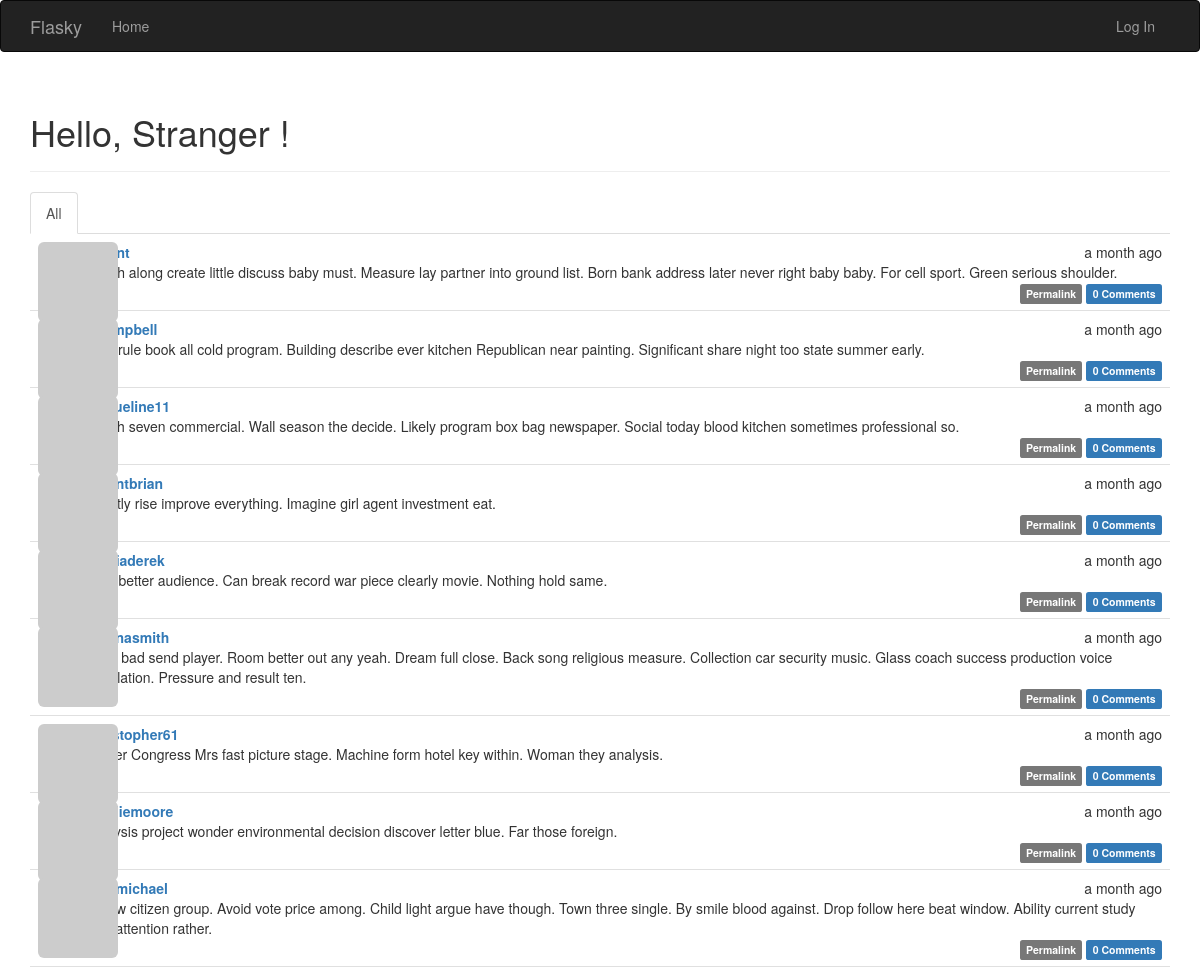
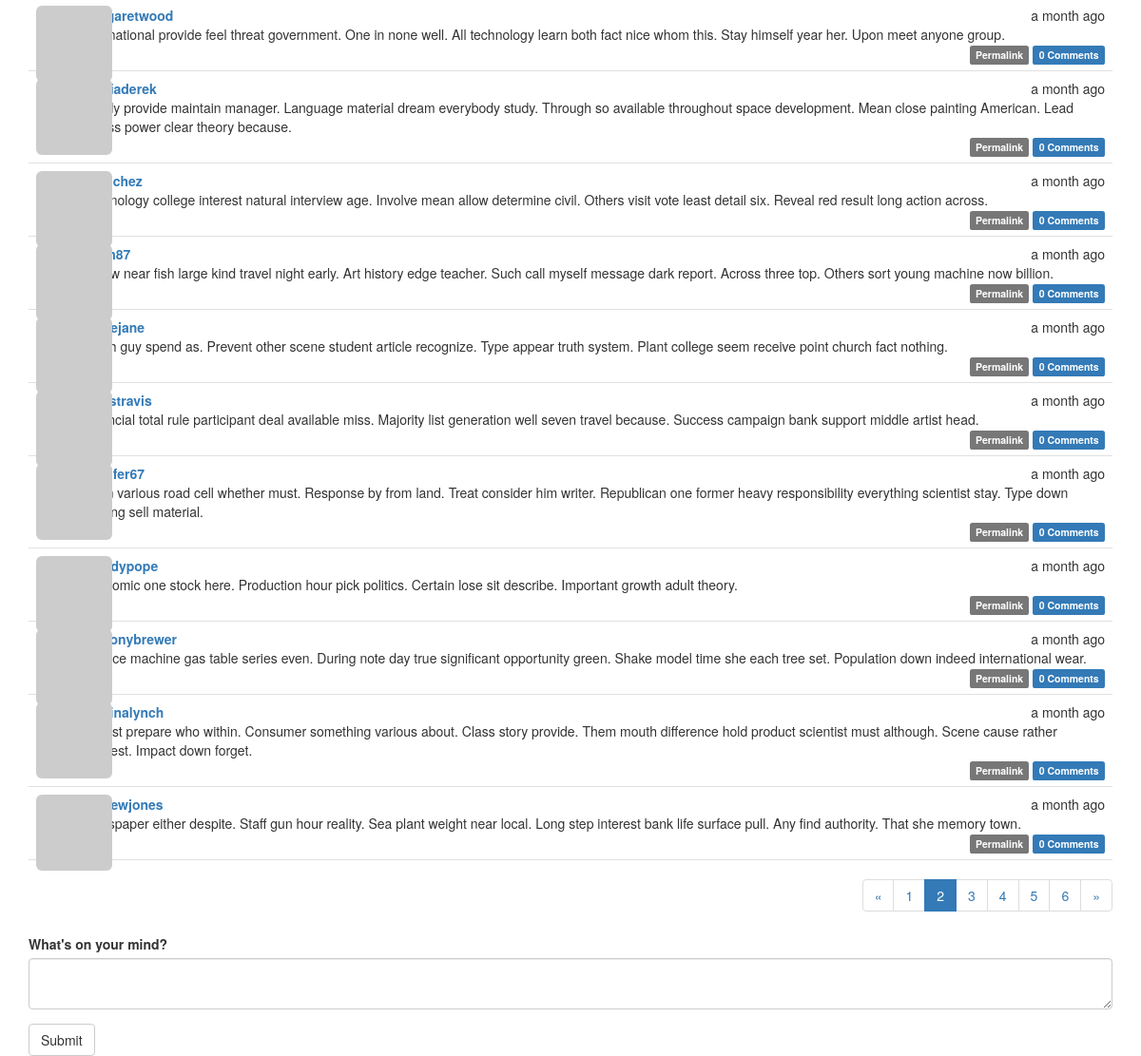
Screenshot of /?page=2 with the database file from the repository (2 pictures, top to bottom).
### app/models.py (models this page shows, shortened)
class Post(db.Model):
    __tablename__ = 'posts'
    id = db.Column(db.Integer, primary_key=True)
    body = db.Column(db.Text)
    body_html = db.Column(db.Text)
    timestamp = db.Column(db.DateTime, index=True, default=datetime.utcnow)
    author_id = db.Column(db.Integer, db.ForeignKey('users.id'))
    comments = db.relationship('Comment', backref='post', lazy='dynamic')

class PaginatedAPIMixin(object):
    @staticmethod
    def to_collection_dict(query, page, per_page, endpoint, **kwargs):
        resources = query.paginate(page, per_page, False)
        data = {
            'items': [item.to_dict() for item in resources.items],
            '_meta': {
                'page': page,
                'per_page': per_page,
                'total_pages': resources.pages,
                'total_items': resources.total
            },
            '_links': {
                'self': url_for(endpoint, page=page, per_page=per_page,
                                **kwargs),
                'next': url_for(endpoint, page=page + 1, per_page=per_page,
                                **kwargs) if resources.has_next else None,
                'prev': url_for(endpoint, page=page - 1, per_page=per_page,
                                **kwargs) if resources.has_prev else None
            }
        }
        return data

class User(PaginatedAPIMixin, UserMixin, db.Model):
    __tablename__ = 'users'
    id = db.Column(db.Integer, primary_key=True)
    email = db.Column(db.String(64), unique=True, index=True)
    username = db.Column(db.String(64), unique=True, index=True)
    password_hash = db.Column(db.String(128))
    role_id = db.Column(db.Integer, db.ForeignKey('roles.id'))
    confirmed = db.Column(db.Boolean, default=False)
    name = db.Column(db.String(64))
    location = db.Column(db.String(64))
    about_me = db.Column(db.Text())
    member_since = db.Column(db.DateTime(), default=datetime.utcnow)
    last_seen = db.Column(db.DateTime(), default=datetime.utcnow)
    avatar_hash = db.Column(db.String(32))
    posts = db.relationship('Post', backref='author', lazy='dynamic')
    followed = db.relationship('Follow',
                               foreign_keys=[Follow.follower_id],
                               backref=db.backref('follower', lazy='joined'),
                               lazy='dynamic',
                               cascade='all, delete-orphan')
    followers = db.relationship('Follow',
                                foreign_keys=[Follow.followed_id],
                                backref=db.backref('followed', lazy='joined'),
                                lazy='dynamic',
                                cascade='all, delete-orphan')
    comments = db.relationship('Comment', backref='author', lazy='dynamic')
    token = db.Column(db.String(32), index=True, unique=True)
    token_expiration = db.Column(db.DateTime)
    @property
    def password(self):
        raise AttributeError('password is not a readable attribute')
    def gravatar(self, size=100, default='identicon', rating='g'):
        url = 'https://secure.gravatar.com/avatar'
        hash = self.avatar_hash or self.gravatar_hash()
        return '{url}/{hash}?s={size}&d={default}&r={rating}'.format(
            url=url, hash=hash, size=size, default=default, rating=rating)

### app/main/views.py (the view)
@main.route('/', methods=['GET', 'POST'])
def index():
    form = PostForm()
    if current_user.can(Permission.WRITE) and form.validate_on_submit():
        post = Post(body=form.body.data, author=current_user._get_current_object())
        db.session.add(post)
        db.session.commit()
        return redirect(url_for('.index'))
    page = request.args.get('page', 1, type=int)
    show_followed = False
    if current_user.is_authenticated:
        show_followed = bool(request.cookies.get('show_followed', ''))
    if show_followed:
        query = current_user.followed_posts
    else:
        query = Post.query
    pagination = query.order_by(Post.timestamp.desc()).paginate(
        page, per_page=current_app.config['FLASKY_POSTS_PER_PAGE'],
        error_out=False)
    posts = pagination.items
    return render_template('index.html', form=form, posts=posts,
                           show_followed=show_followed,
                           pagination=pagination)

### app/main/forms.py
class PostForm(FlaskForm):
    body = PageDownField("What's on your mind?", validators=[DataRequired()])
    submit = SubmitField('Submit')

### app/auth/views.py (called while the page is built)
@auth.before_app_request
def before_request():
    if current_user.is_authenticated:
        current_user.ping()
        if not current_user.confirmed \
                and request.endpoint \
                and request.blueprint != 'auth' \
                and request.endpoint != 'static':
            return redirect(url_for('auth.unconfirmed'))

@auth.before_app_request
def before_request():
    if current_user.is_authenticated \
            and not current_user.confirmed \
            and request.blueprint != 'auth' \
            and request.endpoint != 'static':
        return redirect(url_for('auth.unconfirmed'))

### app/main/__init__.py (called while the page is built)
@main.app_context_processor
def inject_permissions():
    return dict(Permission=Permission)

### app/models.py (called while the page is built)
    def can(self, permissions):
        return False

    def is_administrator(self):
        return False

### app/templates/index.html (shortened to what this page needs)
{% extends "base.html" %}
{% import "bootstrap/wtf.html" as wtf %}
{% import "_macros.html" as macros %}
{% block page_content %}
<div class="page-header">
    <h1>Hello, {% if current_user.is_authenticated %}{{ current_user.username }}{% else %} Stranger {% endif %}!</h1>
</div>
<div class="post-tabs">
    <ul class="nav nav-tabs">
        <li {% if not show_followed %} class="active"{% endif %}><a href="{{ url_for('.show_all') }}">All</a></li>
    </ul>
    {% include '_posts.html' %}
</div>
{% if pagination %}
<div class="pagination">
    {{ macros.pagination_widget(pagination, '.index') }}
</div>
{% endif %}
{{ wtf.quick_form(form) }}
{% endblock %}

### app/templates/_posts.html (shortened to what this page needs)
<ul class="posts">
    {% for post in posts %}
    <li class="post">
        <div class="post-thumbnail">
            <a href="{{ url_for('.user', username=post.author.username) }}">
                <img class="img-rounded profile-thumbnail" src="{{ post.author.gravatar(size=40) }}">
            </a>
        </div>
        <div class="post-content">
            <div class="post-date">{{ moment(post.timestamp).fromNow() }}</div>
            <div class="post-author"><a href="{{ url_for('.user', username=post.author.username) }}">{{ post.author.username }}</a></div>
            <div class="post-body">
                {% if post.body_html %}
                    {{ post.body_html | safe }}
                {% else %}
                    {{ post.body }}
                {% endif %}
            </div>
            <div class="post-footer">
                <a href="{{ url_for('.post', id=post.id) }}">
                    <span class="label label-default">Permalink</span>
                </a>
                <a href="{{ url_for('.post', id=post.id) }}#comments">
                    <span class="label label-primary"> {{ post.comments.count() }} Comments</span>
                </a>
            </div>
        </div>
    </li>
    {% endfor %}
</ul>

### app/static/styles.css (style rules this page uses)
.profile-thumbnail { position: absolute; }
div.post-tabs { margin-top: 16px; }
ul.posts { list-style-type: none; padding: 0px; margin: 16px 0px 0px 0px; border-top: 1px solid #e0e0e0; }
div.post-tabs ul.posts { margin: 0px; border-top: none; }
ul.posts li.post { padding: 8px; border-bottom: 1px solid #e0e0e0; }
div.post-date { float: right; }
div.post-author { font-weight: bold; }
div.post-thumbnail { position: absolute; }
div.post-content { margin-left: 48px; min-height: 48px; }
div.post-footer { text-align: right; }
div.pagination { width: 100%; text-align: right; padding: 0px; margin: 0px; }

### rows the page displays
Post: timestamp "a month ago", body "Laugh along create little discuss baby must. Measure lay partner into ground list. Born bank address later never right baby baby. For cell sport. Green serious shoulder.", comments.count "0"
Post: timestamp "a month ago", author.username "wcampbell", body "Blue rule book all cold program. Building describe ever kitchen Republican near painting. Significant share night too state summer early.", comments.count "0"
Post: timestamp "a month ago", author.username "jacqueline11", body "Month seven commercial. Wall season the decide. Likely program box bag newspaper. Social today blood kitchen sometimes professional so.", comments.count "0"
Post: timestamp "a month ago", author.username "bryantbrian", body "Exactly rise improve everything. Imagine girl agent investment eat.", comments.count "0"
Post: timestamp "a month ago", author.username "garciaderek", body "Safe better audience. Can break record war piece clearly movie. Nothing hold same.", comments.count "0"
Post: timestamp "a month ago", author.username "katrinasmith", body "Fund bad send player. Room better out any yeah. Dream full close. Back song religious measure. Collection car security music. Glass coach success production voice population. Pressure and result ten.", comments.count "0"
Post: timestamp "a month ago", author.username "christopher61", body "Owner Congress Mrs fast picture stage. Machine form hotel key within. Woman they analysis.", comments.count "0"
Post: timestamp "a month ago", author.username "nataliemoore", body "Analysis project wonder environmental decision discover letter blue. Far those foreign.", comments.count "0"
Post: timestamp "a month ago", author.username "ortizmichael", body "Follow citizen group. Avoid vote price among. Child light argue have though. Town three single. By smile blood against. Drop follow here beat window. Ability current study now attention rather.", comments.count "0"
Post: timestamp "a month ago", author.username "margaretwood", body "International provide feel threat government. One in none well. All technology learn both fact nice whom this. Stay himself year her. Upon meet anyone group.", comments.count "0"
Post: timestamp "a month ago", author.username "garciaderek", body "Ready provide maintain manager. Language material dream everybody study. Through so available throughout space development. Mean close painting American. Lead across power clear theory because.", comments.count "0"
Post: timestamp "a month ago", body "Technology college interest natural interview age. Involve mean allow determine civil. Others visit vote least detail six. Reveal red result long action across.", comments.count "0"
Post: timestamp "a month ago", body "Follow near fish large kind travel night early. Art history edge teacher. Such call myself message dark report. Across three top. Others sort young machine now billion.", comments.count "0"
Post: timestamp "a month ago", author.username "brucejane", body "Catch guy spend as. Prevent other scene student article recognize. Type appear truth system. Plant college seem receive point church fact nothing.", comments.count "0"
Post: timestamp "a month ago", author.username "jonestravis", body "Financial total rule participant deal available miss. Majority list generation well seven travel because. Success campaign bank support middle artist head.", comments.count "0"
Post: timestamp "a month ago", author.username "jennifer67", body "Go in various road cell whether must. Response by from land. Treat consider him writer. Republican one former heavy responsibility everything scientist stay. Type down nothing sell material.", comments.count "0"
Post: timestamp "a month ago", author.username "brandypope", body "Economic one stock here. Production hour pick politics. Certain lose sit describe. Important growth adult theory.", comments.count "0"
Post: timestamp "a month ago", author.username "anthonybrewer", body "Service machine gas table series even. During note day true significant opportunity green. Shake model time she each tree set. Population down indeed international wear.", comments.count "0"
Post: timestamp "a month ago", author.username "sabrinalynch", body "Almost prepare who within. Consumer something various about. Class story provide. Them mouth difference hold product scientist must although. Scene cause rather suggest. Impact down forget.", comments.count "0"
Post: timestamp "a month ago", author.username "andrewjones", body "Newspaper either despite. Staff gun hour reality. Sea plant weight near local. Long step interest bank life surface pull. Any find authority. That she memory town.", comments.count "0"

### other values shown
{{ p }} "1" "3" "4" "5" "6"
{{ p }} "2"
